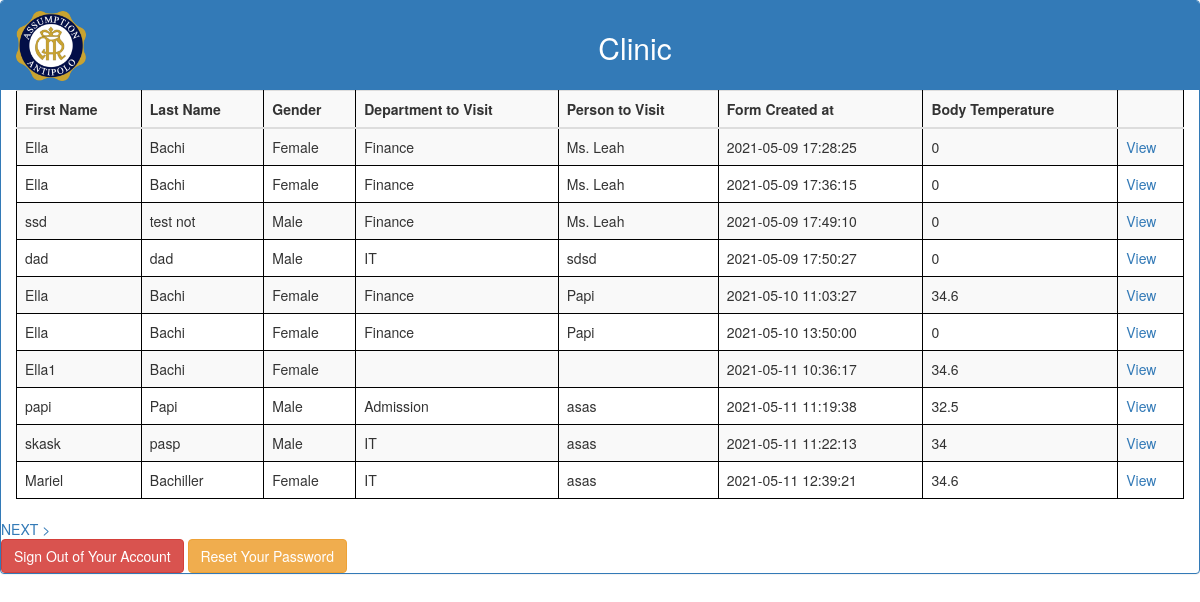
Page /Clinicview.php on the earlier database version.
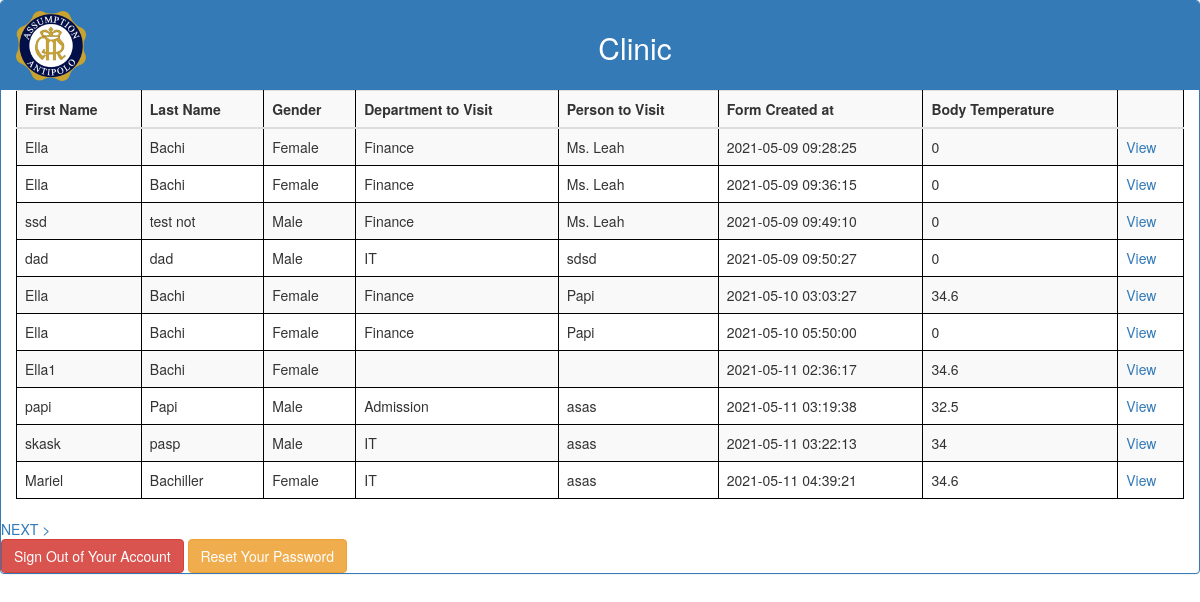
Same page on the later database version.
### tables this page shows
CREATE TABLE `visitor` (
  `id` int(11) NOT NULL AUTO_INCREMENT,
  `Agree` text NOT NULL,
  `last_name` varchar(50) NOT NULL,
  `first_name` varchar(50) NOT NULL,
  `Address` varchar(200) NOT NULL,
  `Email` varchar(50) NOT NULL,
  `Contact_Number` text NOT NULL,
  `Gender` varchar(30) NOT NULL,
  `Department` varchar(30) NOT NULL,
  `person_to_visit` text NOT NULL,
  `reason_to_visit` text NOT NULL,
  `From_visit` varchar(25) NOT NULL,
  `To_visit` varchar(25) NOT NULL,
  `Question1` varchar(30) NOT NULL,
  `Question2` varchar(30) NOT NULL,
  `Question3` varchar(30) NOT NULL,
  `Question4` varchar(30) NOT NULL,
  `q4txt` text NOT NULL,
  `Question5` varchar(30) NOT NULL,
  `q5txt` text NOT NULL,
  `Code` varchar(8) NOT NULL,
  `created_at` timestamp NOT NULL DEFAULT CURRENT_TIMESTAMP,
  `GuardName` varchar(50) NOT NULL,
  `Body_Temp` varchar(5) NOT NULL,
  `log_type` int(11) NOT NULL COMMENT '10 - scheduled; 20 - onsite;  30- wfh',
  `type` int(11) NOT NULL COMMENT '10 - visitor; 20 employee',
  PRIMARY KEY (`id`)
);

### Clinicview.php (the view, shortened to what this page needs)
	<?php
	$offset = 0;
	$per_page = 10;
	$hasNextLink = true;
	?>
	<!DOCTYPE html>
	<html lang="en">
	<head>
	<link rel="stylesheet" href="https://maxcdn.bootstrapcdn.com/bootstrap/3.4.1/css/bootstrap.min.css">
	</head>
	<body>
			<div class="panel panel-primary">
			<div class="panel-heading text-center">
			<img src="AA.png" id="AA" style="width:70px;height:70px;">
				<h2 class="text">Clinic</h2>
			</div>
			<div style="overflow-x:auto;">
					<?php
	$link = mysqli_connect("localhost", "root", "", "checklist");
	$sql = "SELECT * FROM visitor LIMIT $per_page OFFSET $offset";
	if($result = mysqli_query($link, $sql)){
		if(mysqli_num_rows($result) > 0){
			echo "<div class='col-md-12 col-sm-12'>";
			echo "<table class='table table-striped'>";
				echo "<tr>";
					echo "<th>First Name</th>";
					echo "<th>Last Name</th>";
					echo "<th>Gender</th>";
					echo"<th> Department to Visit </th>";
					echo"<th> Person to Visit </th>";
					echo"<th> Form Created at</th>";
					echo"<th>Body Temperature</th>";
					echo"<th>&nbsp;</th>";
				echo "</tr>";
				echo "<tbody>";
			while($row = mysqli_fetch_array($result)){
				echo "<tr>";
					echo "<td>" . $row['first_name'] . "</td>";
					echo "<td>" . $row['last_name'] . "</td>";
					echo "<td>"	.$row ['Gender'] . "</td>";
					echo "<td>" . $row['Department'] . "</td>";
					echo "<td>" . $row['person_to_visit'] . "</td>";
					echo "<td>" . $row['created_at'] . "</td>";
					echo "<td>" . $row['Body_Temp'] . "</td>";
					echo "<td><a href='view_visit_details.php?id=".$row["id"]."'>View</a></td>";
				echo "</tr>";
			}
			echo "</tbody>";
			echo "</table>";
			echo "</div>";
		} else{
			$hasNextLink = false;
			echo "No records matching your query were found.";
		}
	} else{
		echo "ERROR: Could not able to execute $sql. " . mysqli_error($link);
	}
	?>
<?php if($hasNextLink) { ?>
<a href="Clinicview.php?page=<?php echo $_GET['page'] + 1;?>">NEXT ></a>
<?php } ?>
					<br>
					<a href="logout.php" class="btn btn-danger ml-3">Sign Out of Your Account</a>
					<a href="reset-password.php" class="btn btn-warning">Reset Your Password</a>
				</div>
	<?php include "common/footer.php";?>

### common/footer.php (shortened to what this page needs)
				</div>
</body>
</html>

### Clinicview.php (style rules this page uses)
img#AA { float: left; }
div.panel-heading { padding-bottom: 15px; }
.text-center { text-align: center; }
table, th, td { border: 1px solid black; }

Differences in the rows shown:
changed visitor (number 1 of 10 on the later page): created_at "2021-05-09 17:28:25" → "2021-05-09 09:28:25"
changed visitor (number 2 of 10 on the later page): created_at "2021-05-09 17:36:15" → "2021-05-09 09:36:15"
changed visitor "ssd": created_at "2021-05-09 17:49:10" → "2021-05-09 09:49:10"
changed visitor "dad": created_at "2021-05-09 17:50:27" → "2021-05-09 09:50:27"
changed visitor (number 5 of 10 on the later page): created_at "2021-05-10 11:03:27" → "2021-05-10 03:03:27"
changed visitor (number 6 of 10 on the later page): created_at "2021-05-10 13:50:00" → "2021-05-10 05:50:00"
changed visitor "Ella1": created_at "2021-05-11 10:36:17" → "2021-05-11 02:36:17"
changed visitor "papi": created_at "2021-05-11 11:19:38" → "2021-05-11 03:19:38"
changed visitor "skask": created_at "2021-05-11 11:22:13" → "2021-05-11 03:22:13"
changed visitor "Mariel": created_at "2021-05-11 12:39:21" → "2021-05-11 04:39:21"
